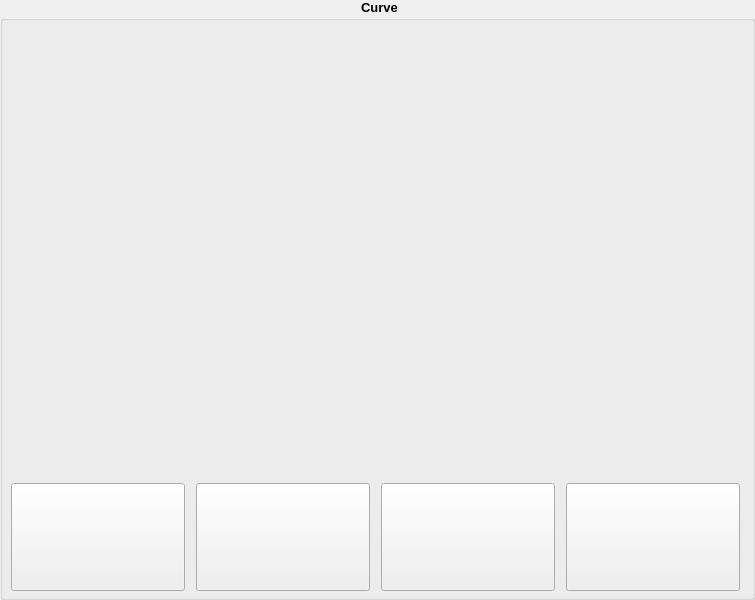
<?xml version="1.0" encoding="UTF-8"?>
<ui version="4.0">
 <class>AxesCurves</class>
 <widget class="QWidget" name="AxesCurves">
  <property name="geometry">
   <rect>
    <x>0</x>
    <y>0</y>
    <width>755</width>
    <height>600</height>
   </rect>
  </property>
  <property name="minimumSize">
   <size>
    <width>600</width>
    <height>600</height>
   </size>
  </property>
  <property name="windowTitle">
   <string>Form</string>
  </property>
  <layout class="QGridLayout" name="layoutG_AxisCurve" rowstretch="0" columnstretch="0">
   <property name="leftMargin">
    <number>0</number>
   </property>
   <property name="topMargin">
    <number>0</number>
   </property>
   <property name="rightMargin">
    <number>0</number>
   </property>
   <property name="bottomMargin">
    <number>0</number>
   </property>
   <property name="spacing">
    <number>6</number>
   </property>
   <item row="0" column="0">
    <widget class="QGroupBox" name="groupBox_Curve">
     <property name="font">
      <font>
       <pointsize>10</pointsize>
       <weight>75</weight>
       <bold>true</bold>
      </font>
     </property>
     <property name="styleSheet">
      <string notr="true">QGroupBox#groupBox_Curve {
	font-weight: bold;
    font-size: 10pt;
}
QGroupBox#groupBox_Curve::title 
{
	subcontrol-position: top center;
}</string>
     </property>
     <property name="title">
      <string>Curve</string>
     </property>
     <property name="alignment">
      <set>Qt::AlignCenter</set>
     </property>
     <layout class="QGridLayout" name="gridLayout_2" rowstretch="3,0,0" columnstretch="1,0,0">
      <property name="leftMargin">
       <number>0</number>
      </property>
      <property name="topMargin">
       <number>0</number>
      </property>
      <property name="rightMargin">
       <number>1</number>
      </property>
      <property name="bottomMargin">
       <number>6</number>
      </property>
      <property name="horizontalSpacing">
       <number>0</number>
      </property>
      <property name="verticalSpacing">
       <number>6</number>
      </property>
      <item row="2" column="0" colspan="3">
       <layout class="QHBoxLayout" name="layoutH_CurveButton">
        <property name="spacing">
         <number>3</number>
        </property>
        <item>
         <widget class="QPushButton" name="pushButton_Linear">
          <property name="sizePolicy">
           <sizepolicy hsizetype="Fixed" vsizetype="Fixed">
            <horstretch>0</horstretch>
            <verstretch>0</verstretch>
           </sizepolicy>
          </property>
          <property name="minimumSize">
           <size>
            <width>174</width>
            <height>108</height>
           </size>
          </property>
          <property name="maximumSize">
           <size>
            <width>174</width>
            <height>108</height>
           </size>
          </property>
          <property name="toolTip">
           <string>Linear</string>
          </property>
          <property name="styleSheet">
           <string notr="true">QPushButton:hover {
	border: 1px solid;
	border-color: rgb(45,160,250);
}</string>
          </property>
          <property name="text">
           <string/>
          </property>
          <property name="iconSize">
           <size>
            <width>170</width>
            <height>104</height>
           </size>
          </property>
         </widget>
        </item>
        <item>
         <widget class="QPushButton" name="pushButton_Exponent">
          <property name="sizePolicy">
           <sizepolicy hsizetype="Fixed" vsizetype="Fixed">
            <horstretch>0</horstretch>
            <verstretch>0</verstretch>
           </sizepolicy>
          </property>
          <property name="minimumSize">
           <size>
            <width>174</width>
            <height>108</height>
           </size>
          </property>
          <property name="maximumSize">
           <size>
            <width>174</width>
            <height>108</height>
           </size>
          </property>
          <property name="toolTip">
           <string>Exponent</string>
          </property>
          <property name="styleSheet">
           <string notr="true">QPushButton:hover {
	border: 1px solid;
	border-color: rgb(45,160,250);
}</string>
          </property>
          <property name="text">
           <string/>
          </property>
          <property name="iconSize">
           <size>
            <width>170</width>
            <height>104</height>
           </size>
          </property>
         </widget>
        </item>
        <item>
         <widget class="QPushButton" name="pushButton_ExponentInvert">
          <property name="sizePolicy">
           <sizepolicy hsizetype="Fixed" vsizetype="Fixed">
            <horstretch>0</horstretch>
            <verstretch>0</verstretch>
           </sizepolicy>
          </property>
          <property name="minimumSize">
           <size>
            <width>174</width>
            <height>108</height>
           </size>
          </property>
          <property name="maximumSize">
           <size>
            <width>174</width>
            <height>108</height>
           </size>
          </property>
          <property name="toolTip">
           <string>Exponent inverted</string>
          </property>
          <property name="styleSheet">
           <string notr="true">QPushButton:hover {
	border: 1px solid;
	border-color: rgb(45,160,250);
}</string>
          </property>
          <property name="text">
           <string/>
          </property>
          <property name="iconSize">
           <size>
            <width>170</width>
            <height>104</height>
           </size>
          </property>
         </widget>
        </item>
        <item>
         <widget class="QPushButton" name="pushButton_Shape">
          <property name="sizePolicy">
           <sizepolicy hsizetype="Fixed" vsizetype="Fixed">
            <horstretch>0</horstretch>
            <verstretch>0</verstretch>
           </sizepolicy>
          </property>
          <property name="minimumSize">
           <size>
            <width>174</width>
            <height>108</height>
           </size>
          </property>
          <property name="maximumSize">
           <size>
            <width>174</width>
            <height>108</height>
           </size>
          </property>
          <property name="toolTip">
           <string>Shape</string>
          </property>
          <property name="styleSheet">
           <string notr="true">QPushButton:hover {
	border: 1px solid;
	border-color: rgb(45,160,250);
}</string>
          </property>
          <property name="text">
           <string/>
          </property>
          <property name="iconSize">
           <size>
            <width>170</width>
            <height>104</height>
           </size>
          </property>
          <property name="autoDefault">
           <bool>false</bool>
          </property>
          <property name="default">
           <bool>false</bool>
          </property>
          <property name="flat">
           <bool>false</bool>
          </property>
         </widget>
        </item>
       </layout>
      </item>
      <item row="0" column="0" rowspan="2">
       <widget class="QFrame" name="frame">
        <property name="styleSheet">
         <string notr="true"/>
        </property>
        <property name="frameShape">
         <enum>QFrame::NoFrame</enum>
        </property>
        <property name="frameShadow">
         <enum>QFrame::Raised</enum>
        </property>
        <layout class="QVBoxLayout" name="layoutV_Curve">
         <property name="spacing">
          <number>0</number>
         </property>
         <property name="leftMargin">
          <number>0</number>
         </property>
         <property name="topMargin">
          <number>0</number>
         </property>
         <property name="rightMargin">
          <number>0</number>
         </property>
         <property name="bottomMargin">
          <number>0</number>
         </property>
         <item>
          <widget class="AxesCurvesPlot" name="widget_AxesCurvesPlot" native="true">
           <property name="minimumSize">
            <size>
             <width>0</width>
             <height>0</height>
            </size>
           </property>
          </widget>
         </item>
        </layout>
       </widget>
      </item>
     </layout>
    </widget>
   </item>
  </layout>
 </widget>
 <customwidgets>
  <customwidget>
   <class>AxesCurvesPlot</class>
   <extends>QWidget</extends>
   <header>axescurvesplot.h</header>
   <container>1</container>
  </customwidget>
 </customwidgets>
 <resources/>
 <connections/>
</ui>
